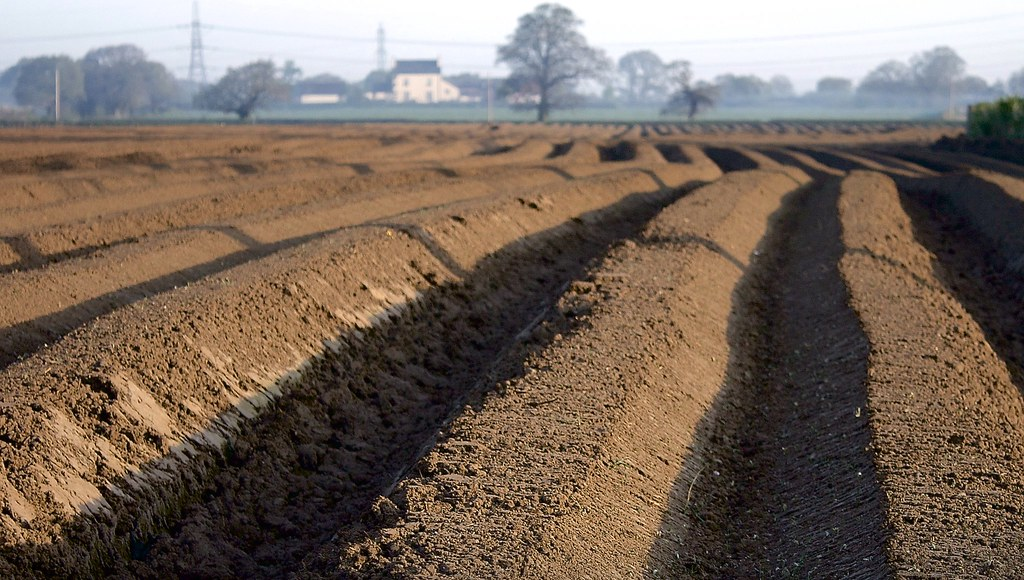
#> input picture data/furrow_1.jpg, 1024 x 580 px
$ python main.py data/furrow_1.jpg
#> lines starting #> are read from the running program, lines starting #| are printed output that depends on the picture; after the words box and inside, x2 and y2 are one past the last pixel; in counts of white or black regions, pixels touching at a corner belong together
import cv2
import matplotlib.pyplot as plt
import numpy as np
import math
import argparse
import os


def DFT(hist):
    """Compute first two DFT coefficients of the histogram."""
    F1, F2 = 0, 0
    N = len(hist)
    W_N = np.exp(-2j * np.pi / N)

    for i in range(N):
        F1 += np.power(W_N, i) * hist[i]
        F2 += np.power(W_N, 2 * i) * hist[i]

    return np.real(F1), np.real(F2)


def compute_max_diff_img(img, window=25):
    """Compute binary image of max difference positions row-wise."""
    Y, X = img.shape
    img_blur = cv2.GaussianBlur(img, (5, 5), 0).astype(np.int64)
    max_diff_img = np.zeros((Y, X), dtype=np.uint8)

    for i in range(Y):
        row_max = 0
        max_pos = 0
        for j in range(window, X - window):
            sum_r = np.sum(img_blur[i, j + 1 : j + window + 1])
            sum_l = np.sum(img_blur[i, j - window : j])
            diff = sum_l - sum_r

            if diff > row_max:
                row_max = diff
                max_pos = j

        max_diff_img[i, max_pos] = 255

    return max_diff_img


def find_lines(img, main_img, thresh, theta_low, theta_high):
    """Detect and draw only the first valid line using Hough transform."""
    lines = cv2.HoughLines(img, 1, np.pi / 180, thresh)
    if lines is None:
        print("No lines detected")
        return main_img, None, None

    for r_theta in lines:
        r, theta = r_theta[0]
        if theta_low < theta < theta_high:
            a, b = np.cos(theta), np.sin(theta)
            x0, y0 = a * r, b * r
            x1 = int(x0 + 1000 * (-b))
            y1 = int(y0 + 1000 * (a))
            x2 = int(x0 - 1000 * (-b))
            y2 = int(y0 - 1000 * (a))

            cv2.line(main_img, (x1, y1), (x2, y2), (0, 0, 255), 2)
            return main_img, r, theta

    return main_img, None, None


def main(image_path, output_dir, window, hough_thresh, theta_low, theta_high):
    # Make output directory
#> called with image_path = 'data/furrow_1.jpg', output_dir = 'outputs', window = 25, hough_thresh = 10, theta_low = 2.7, theta_high = 2.95
    os.makedirs(output_dir, exist_ok=True)

    # Load grayscale + color image
    img_gray = cv2.imread(image_path, cv2.IMREAD_GRAYSCALE)
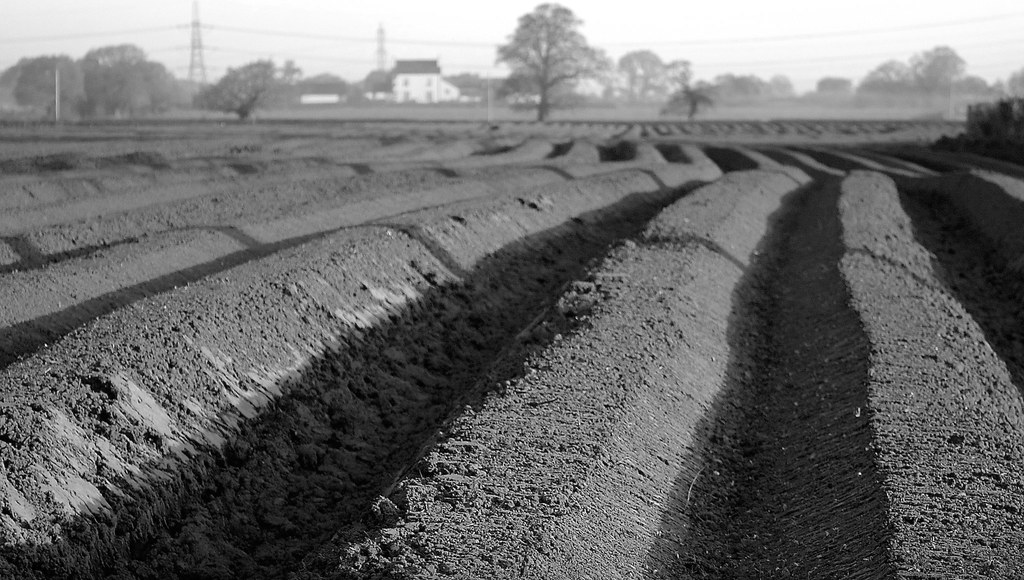
#> img_gray: shape (580, 1024); min 0, max 255, mean 108
    img_color = cv2.imread(image_path)
#> img_color is the input picture: shape (580, 1024, 3); mean B, G, R 93, 104.7, 120.1

    if img_gray is None or img_color is None:
        raise FileNotFoundError(f"Image not found at {image_path}")

    base_name = os.path.splitext(os.path.basename(image_path))[0]

    # Save grayscale
    gray_out = os.path.join(output_dir, f"{base_name}_gray.png")
    cv2.imwrite(gray_out, img_gray)

    # Histogram & DFT
    hist = cv2.calcHist([img_gray], [0], None, [256], [0, 256]).flatten()
#> hist = 256 values, max 8616 at index 255, min 270 at index 215, mean 2320
    hist = hist[hist != 0]
    F1, F2 = DFT(hist)
#> in DFT, `N = len(hist)`: N = 256
#> F1 = -71413.5; F2 = 143853.1
    print("F2 > F1:", F2 > F1)
#| F2 > F1: True

    # Max diff image
    max_diff_img = compute_max_diff_img(img_gray, window=window)
#> after the loop in compute_max_diff_img, `for i in range(Y):`:
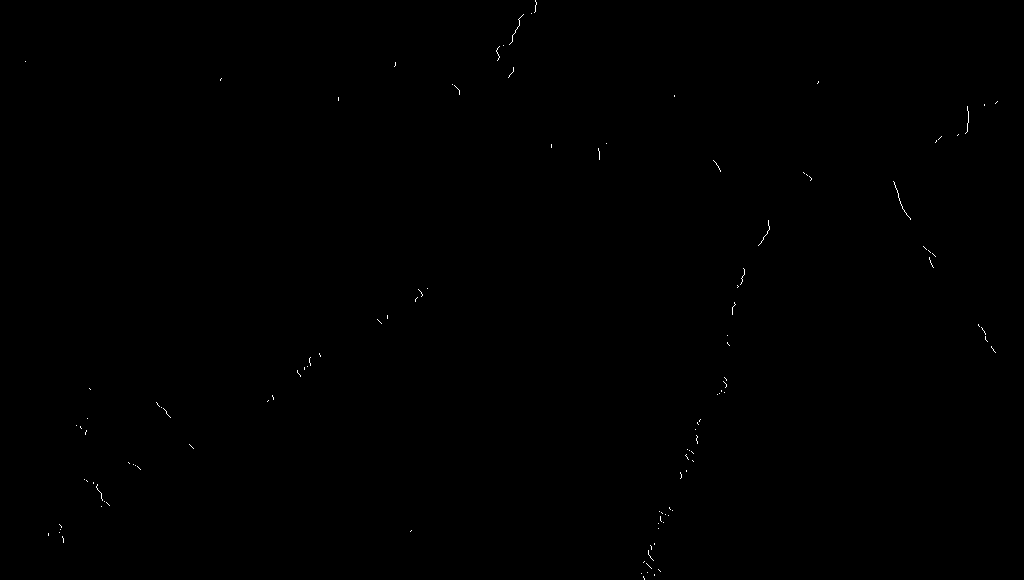
#> max_diff_img: shape (580, 1024); 0.1% white in thin lines or dots
    max_diff_out = os.path.join(output_dir, f"{base_name}_maxdiff.png")
    cv2.imwrite(max_diff_out, max_diff_img)

    # Line detection
    lines_detected, r, theta = find_lines(max_diff_img, img_color.copy(), hough_thresh, theta_low, theta_high)
#> in find_lines, `lines = cv2.HoughLines(img, 1, np.pi / 180, thresh)`: lines = 130 rows, first 8: [790, 0.279], [-794, 2.83], [792, 0.314], [453, 0.559], [-802, 2.84], [975, 0.105], [791, 0.297], [783, 0.506]
#> the loop in find_lines, `for r_theta in lines:` made 2 passes
#> (r, theta, a, b, x0, y0, x1, y1) on pass 2: (-794, 2.83, -0.951, 0.309, 755.1, -245.4, 446, -1196)
#> r = -794; theta = 2.83
    lines_out = os.path.join(output_dir, f"{base_name}_lines.png")
    cv2.imwrite(lines_out, lines_detected)

    if r is not None:
        print(f"Line detected: r={r:.2f}, theta={theta:.2f} rad")
#| Line detected: r=-794.00, theta=2.83 rad
    else:
        print("No valid line found.")

    cv2.imshow("Grayscale", img_gray)
    cv2.imshow("Max Diff Image", max_diff_img)
    cv2.imshow("Lines Detected", lines_detected)
    cv2.waitKey(0)
    cv2.destroyAllWindows()


if __name__ == "__main__":
    parser = argparse.ArgumentParser(description="Detect lines from image using histogram + DFT + Hough.")
    parser.add_argument("image_path", type=str, help="Path to input image")
    parser.add_argument("--output_dir", type=str, default="outputs", help="Folder to save output images (default: outputs)")
    parser.add_argument("--window", type=int, default=25, help="Window size for difference computation (default: 25)")
    parser.add_argument("--hough_thresh", type=int, default=10, help="HoughLines threshold (default: 10)")
    parser.add_argument("--theta_low", type=float, default=2.7, help="Lower bound for theta in radians (default: 2.7)")
    parser.add_argument("--theta_high", type=float, default=2.95, help="Upper bound for theta in radians (default: 2.95)")

    args = parser.parse_args()
    main(args.image_path, args.output_dir, args.window, args.hough_thresh, args.theta_low, args.theta_high)
